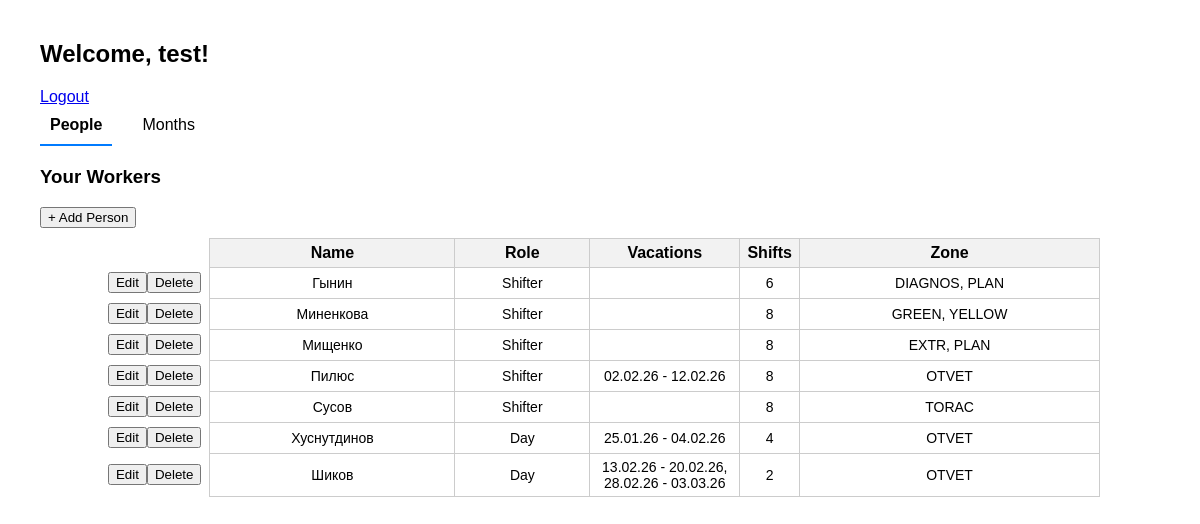
/account (signed in), run on the app's committed database.
### tables this page shows
CREATE TABLE workers (
            id INTEGER PRIMARY KEY AUTOINCREMENT,
            username TEXT NOT NULL,
            name TEXT NOT NULL,
            role TEXT NOT NULL,
            shifts INTEGER NOT NULL
        );

CREATE TABLE places (
            id INTEGER PRIMARY KEY AUTOINCREMENT,
            worker_id INTEGER NOT NULL,
            place TEXT NOT NULL,
            FOREIGN KEY (worker_id)
                REFERENCES workers(id)
                ON DELETE CASCADE
            UNIQUE (worker_id, place)
        );

### main.py (the view)
@app.route("/account", methods=["GET"])
def account():
    if "user" not in session:
        return redirect(url_for("login"))
    else:
        user = session["user"]
    rows = get_workers(user)
    workers = transform_vacations(rows)
    months, years = loaded_date
    months_vacations = list_vacation_days(get_month_workers, user, years, months)
    months_updated = get_months_workers_updated(user, months)
    needed_months = tuple(val[0] for _, val in months.items())
    delete_excessive_shifts(user, needed_months)
    highlights = highlite(months_vacations, workers, months_updated, months)
    months_days = {
        'prev': month_days(years, months, 'prev'), # {days_in_month: int, days: [{day: int, weekend: bool}]]
        'cur': month_days(years, months, 'cur'),
        'next': month_days(years, months, 'next')}
    shifts_tables = get_shifts(session["user"], months=months)
    return render_template(
        "account.html",
        username=session["user"],
        months=months,
        years=years,
        workers=workers,
        months_vacations=months_vacations,
        months_updated=months_updated,
        months_days=months_days,
        highlights=highlights,
        shifts_tables = shifts_tables)

### main.py (called while the page is built)
def month_days(years, months, current_month):
    days_in_month = calendar.monthrange(years[current_month], months[current_month][0])[1]
    days = {
        day: datetime(years[current_month], months[current_month][0], day).weekday() >= 5
        for day in range(1, days_in_month + 1)}
    return {'days_in_month': days_in_month,
            'days': days}

def transform_vacations(rows):
    workers = {} #{name: {role: str, shifts: int, places: str, vacations: str}}
    vacations_dict = defaultdict(list)
    places_dict = defaultdict(list)
    for row in rows:
        name = row['name']
        workers[name] = {
            "role": row["role"],
            "shifts": row["shifts"],
            "places": ", ".join(row['places']),
            "vacations": ""
        }
        vacs = []
        for interv in row['vacations']:
            start_str = datetime.strptime(interv["vacation_start"], "%Y-%m-%d").date().strftime("%d.%m.%y")
            end_str = datetime.strptime(interv["vacation_end"], "%Y-%m-%d").date().strftime("%d.%m.%y")
            vacs.append(f"{start_str} - {end_str}")
        workers[name]['vacations'] = ", ".join(vacs)
    return workers

def highlite(months_vacations, workers, months_info, months):
    result = {}
    for month in months:
        result[month] = {}
        for name, info in months_info[month].items():
            vacations = months_vacations[month].get(name, [])
            base_shifts = workers[name]['shifts']
            exceptions = info['exceptions']
            true_shifts = info['shifts']
            diff = [e for e in exceptions if e not in vacations]
            shifts = true_shifts if true_shifts != base_shifts else None
            result[month][name] = {'exceptions': diff,
                                   'shifts': shifts}
    return result

def db_connect():
    conn = sqlite3.connect("database.db", check_same_thread=False)
    conn.execute("PRAGMA foreign_keys = ON")
    conn.row_factory = sqlite3.Row  # Dict-like rows
    return conn

def delete_excessive_shifts(user, months):
    conn = db_connect()
    cur = conn.cursor()
    cur.execute('''
        DELETE FROM shifts
        WHERE worker_id IN (
            SELECT id FROM workers WHERE username = ?
            )
            AND month NOT IN (?, ?, ?) ''',
        (user, *months))
    conn.commit()
    cur.close()
    conn.close()

### templates/account.html (shortened to what this page needs)
<!DOCTYPE html>
<html lang="en">
<head>
    <link rel="stylesheet" href="{{ url_for('static', filename='styles.css') }}">
</head>
<body id="account-page">
    <h2>Welcome, {{ username }}!</h2>
    <a href="{{ url_for('logout') }}">Logout</a>
    <div class="tabs">
        <div class="tab active" data-tab="workers">People</div>
        <div class="tab" data-tab="months">Months</div>
    </div>
    <div id="workers" class="tab-content active">
        <h3>Your Workers</h3>
        <button id="add-person-btn">+ Add Person</button>
        <table id="workers-table">
            <thead>
                <tr>
                    <th></th>
                    <th>Name</th>
                    <th>Role</th>
                    <th>Vacations</th>
                    <th>Shifts</th>
                    <th>Zone</th>
                </tr>
            </thead>
            <tbody>
                {% for name, w in workers.items() %}
                <tr>
                    <td></td>
                    <td>{{ name }}</td>
                    <td>{{ w.role }}</td>
                    <td>{{ w.vacations }}</td>
                    <td>{{ w.shifts }}</td>
                    <td>{{ w.places }}</td>
                </tr>
                {% endfor %}
            </tbody>
        </table>
    </div>
</body>
</html>

### static/styles.css (style rules this page uses)
table { width: 100%; max-width: 1000px; margin: 0 auto; border-collapse: collapse; font-size: 14px; }
th { background-color: #f2f2f2; padding: 5px; text-align: center; border: 1px solid black; font-weight: bold; min-width: 25px; font-size: 16px; }
td { padding: 2px; text-align: center; border: 1px solid black; word-wrap: break-word; min-width: 25px; max-width: 100px; }
th:first-child, td:first-child { max-width: 30px; text-align: center; font-size: 16px; }
body { font-family: Arial, sans-serif; margin: 40px; }
.tabs { display: flex; margin-bottom: 20px; }
.tab { margin-right: 20px; cursor: pointer; padding: 10px; border-bottom: 2px solid transparent; }
.tab.active { border-bottom: 2px solid #007bff; font-weight: bold; }
.tab-content { display: none; }
.tab-content.active { display: block; }
#workers-table { margin-top: 10px; border-collapse: collapse; width: 100%; table-layout: auto; border: none; }
#workers-table th, #workers-table td { border: 1px solid #ccc; padding: 5px; text-align: center; }
#workers-table th { background-color: #f2f2f2; }
#workers-table td:first-child, #workers-table th:first-child { width: 11%; border: none; background: transparent; }
#workers-table th:nth-child(4), #workers-table td:nth-child(4) { width: 15%; }
#workers-table th:nth-child(5), #workers-table td:nth-child(5) { width: 6%; }
#workers-table th:nth-child(6), #workers-table td:nth-child(6) { width: 30%; }

### data on the page
workers: name "Гынин", role "Shifter", shifts "6", places "DIAGNOS, PLAN"
workers: name "Миненкова", role "Shifter", shifts "8", places "GREEN, YELLOW"
workers: name "Мищенко", role "Shifter", shifts "8", places "EXTR, PLAN"
workers: name "Пилюс", role "Shifter", vacations "02.02.26 - 12.02.26", shifts "8", places "OTVET"
workers: name "Сусов", role "Shifter", shifts "8", places "TORAC"
workers: name "Хуснутдинов", role "Day", vacations "25.01.26 - 04.02.26", shifts "4", places "OTVET"
workers: name "Шиков", role "Day", vacations "13.02.26 - 20.02.26, 28.02.26 - 03.03.26", shifts "2", places "OTVET"

### other printed values
{{ username }} "test"
